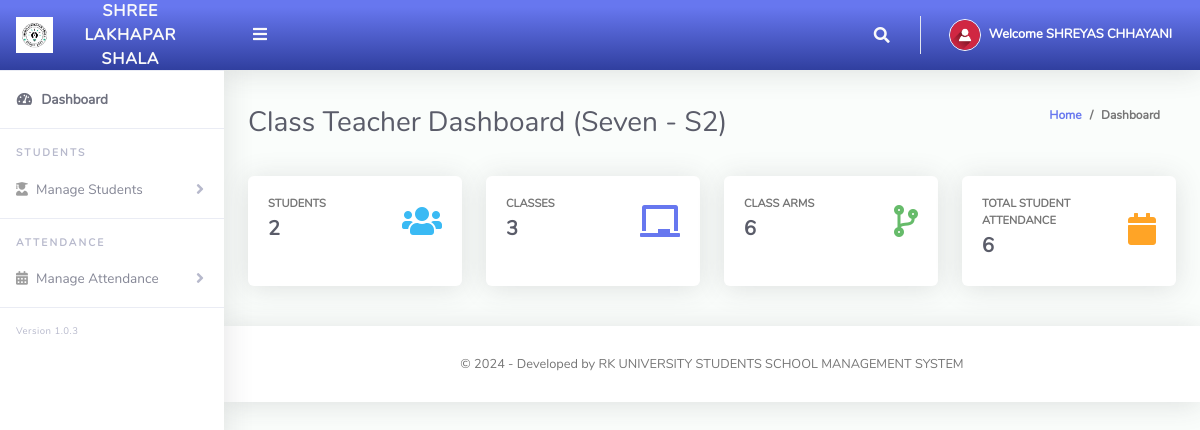
/ClassTeacher/index.php (signed in), run on the app's committed database.
### tables this page shows
CREATE TABLE `tblclassteacher` (
  `Id` int(10) NOT NULL,
  `firstName` varchar(255) NOT NULL,
  `lastName` varchar(255) NOT NULL,
  `emailAddress` varchar(255) NOT NULL,
  `password` varchar(255) NOT NULL,
  `phoneNo` varchar(50) NOT NULL,
  `classId` varchar(10) NOT NULL,
  `classArmId` varchar(10) NOT NULL,
  `dateCreated` varchar(50) NOT NULL
);

CREATE TABLE `tblclassarms` (
  `Id` int(10) NOT NULL,
  `classId` varchar(10) NOT NULL,
  `classArmName` varchar(255) NOT NULL,
  `isAssigned` varchar(10) NOT NULL
);

CREATE TABLE `tblclass` (
  `Id` int(10) NOT NULL,
  `className` varchar(255) NOT NULL
);

### ClassTeacher/index.php (the view, shortened to what this page needs)
<?php
include '../Includes/dbcon.php';
    $query = "SELECT tblclass.className,tblclassarms.classArmName
    FROM tblclassteacher
    INNER JOIN tblclass ON tblclass.Id = tblclassteacher.classId
    INNER JOIN tblclassarms ON tblclassarms.Id = tblclassteacher.classArmId
    Where tblclassteacher.Id = '$_SESSION[userId]'";
    $rs = $conn->query($query);
    $rrw = $rs->fetch_assoc();
?>
<!DOCTYPE html>
<html lang="en">
<head>
  <link href="../vendor/fontawesome-free/css/all.min.css" rel="stylesheet" type="text/css">
  <link href="../vendor/bootstrap/css/bootstrap.min.css" rel="stylesheet" type="text/css">
  <link href="css/ruang-admin.min.css" rel="stylesheet">
</head>
<body id="page-top">
  <div id="wrapper">
   <?php include "Includes/sidebar.php";?>
    <div id="content-wrapper" class="d-flex flex-column">
      <div id="content">
           <?php include "Includes/topbar.php";?>
        <div class="container-fluid" id="container-wrapper">
          <div class="d-sm-flex align-items-center justify-content-between mb-4">
            <h1 class="h3 mb-0 text-gray-800">Class Teacher Dashboard (<?php echo $rrw['className'].' - '.$rrw['classArmName'];?>)</h1>
            <ol class="breadcrumb">
              <li class="breadcrumb-item"><a href="./">Home</a></li>
              <li class="breadcrumb-item active" aria-current="page">Dashboard</li>
            </ol>
          </div>
          <div class="row mb-3">
          <?php
$query1=mysqli_query($conn,"SELECT * from tblstudents where classId = '$_SESSION[classId]' and classArmId = '$_SESSION[classArmId]'");
$students = mysqli_num_rows($query1);
?>
            <div class="col-xl-3 col-md-6 mb-4">
              <div class="card h-100">
                <div class="card-body">
                  <div class="row no-gutters align-items-center">
                    <div class="col mr-2">
                      <div class="text-xs font-weight-bold text-uppercase mb-1">Students</div>
                      <div class="h5 mb-0 mr-3 font-weight-bold text-gray-800"><?php echo $students;?></div>
                    </div>
                    <div class="col-auto">
                      <i class="fas fa-users fa-2x text-info"></i>
                    </div>
                  </div>
                </div>
              </div>
            </div>
             <?php
$query1=mysqli_query($conn,"SELECT * from tblclass");
$class = mysqli_num_rows($query1);
?>
            <div class="col-xl-3 col-md-6 mb-4">
              <div class="card h-100">
                <div class="card-body">
                  <div class="row align-items-center">
                    <div class="col mr-2">
                      <div class="text-xs font-weight-bold text-uppercase mb-1">Classes</div>
                      <div class="h5 mb-0 font-weight-bold text-gray-800"><?php echo $class;?></div>
                    </div>
                    <div class="col-auto">
                      <i class="fas fa-chalkboard fa-2x text-primary"></i>
                    </div>
                  </div>
                </div>
              </div>
            </div>
             <?php
$query1=mysqli_query($conn,"SELECT * from tblclassarms");
$classArms = mysqli_num_rows($query1);
?>
            <div class="col-xl-3 col-md-6 mb-4">
              <div class="card h-100">
                <div class="card-body">
                  <div class="row no-gutters align-items-center">
                    <div class="col mr-2">
                      <div class="text-xs font-weight-bold text-uppercase mb-1">Class Arms</div>
                      <div class="h5 mb-0 font-weight-bold text-gray-800"><?php echo $classArms;?></div>
                    </div>
                    <div class="col-auto">
                      <i class="fas fa-code-branch fa-2x text-success"></i>
                    </div>
                  </div>
                </div>
              </div>
            </div>
            <?php
$query1=mysqli_query($conn,"SELECT * from tblattendance where classId = '$_SESSION[classId]' and classArmId = '$_SESSION[classArmId]'");
$totAttendance = mysqli_num_rows($query1);
?>
            <div class="col-xl-3 col-md-6 mb-4">
              <div class="card h-100">
                <div class="card-body">
                  <div class="row no-gutters align-items-center">
                    <div class="col mr-2">
                      <div class="text-xs font-weight-bold text-uppercase mb-1">Total Student Attendance</div>
                      <div class="h5 mb-0 font-weight-bold text-gray-800"><?php echo $totAttendance;?></div>
                    </div>
                    <div class="col-auto">
                      <i class="fas fa-calendar fa-2x text-warning"></i>
                    </div>
                  </div>
                </div>
              </div>
            </div>
        </div>
      </div>
      <?php include 'includes/footer.php';?>
    </div>
  </div>
</body>
</html>

### ClassTeacher/Includes/topbar.php (shortened to what this page needs)
<?php
  $query = "SELECT * FROM tblclassteacher WHERE Id = ".$_SESSION['userId']."";
  $rs = $conn->query($query);
  $rows = $rs->fetch_assoc();
  $fullName = $rows['firstName']." ".$rows['lastName'];;
?>
<nav class="navbar navbar-expand navbar-light bg-gradient-primary topbar mb-4 static-top">
          <button id="sidebarToggleTop" class="btn btn-link rounded-circle mr-3">
            <i class="fa fa-bars"></i>
          </button>
          <ul class="navbar-nav ml-auto">
            <li class="nav-item dropdown no-arrow">
              <a class="nav-link dropdown-toggle" href="#" id="searchDropdown" role="button" data-toggle="dropdown"
                aria-haspopup="true" aria-expanded="false">
                <i class="fas fa-search fa-fw"></i>
              </a>
            </li>
            <li class="nav-item dropdown no-arrow">
              <a class="nav-link dropdown-toggle" href="#" id="userDropdown" role="button" data-toggle="dropdown"
                aria-haspopup="true" aria-expanded="false">
                <img class="img-profile rounded-circle" src="img/user-icn.png" style="max-width: 60px">
                <span class="ml-2 d-none d-lg-inline text-white small"><b>Welcome <?php echo $fullName;?></b></span>
              </a>
            </li>
          </ul>
        </nav>

### data on the page
tblclassteacher: fullName "SHREYAS CHHAYANI"
tblclassarms: classId.className "Seven", classArmName "S2"

### other printed values
$students "2"
$class "3"
$classArms "6"
$totAttendance "6"
